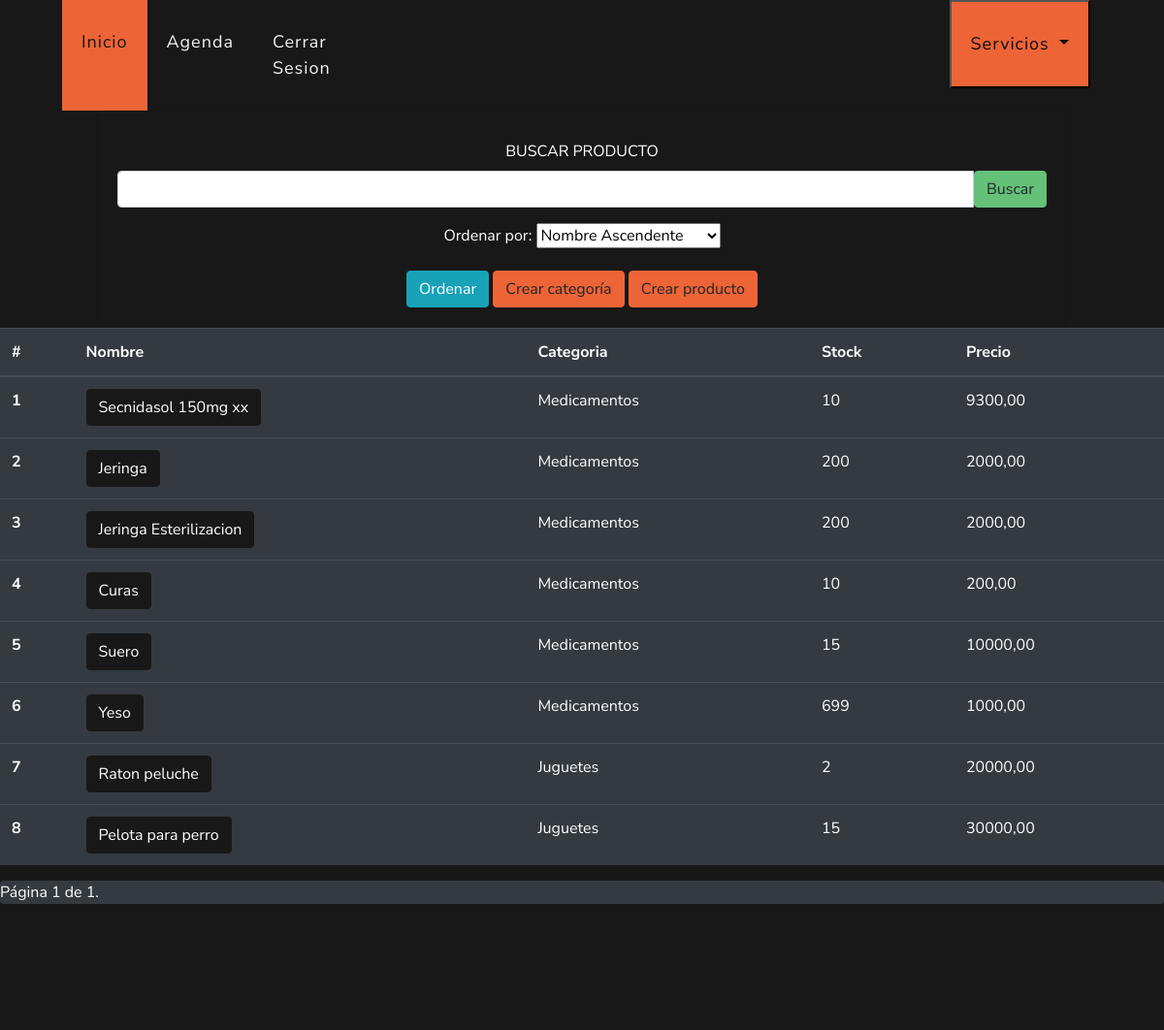
Before: /ver/productos (signed in) with the older database file.
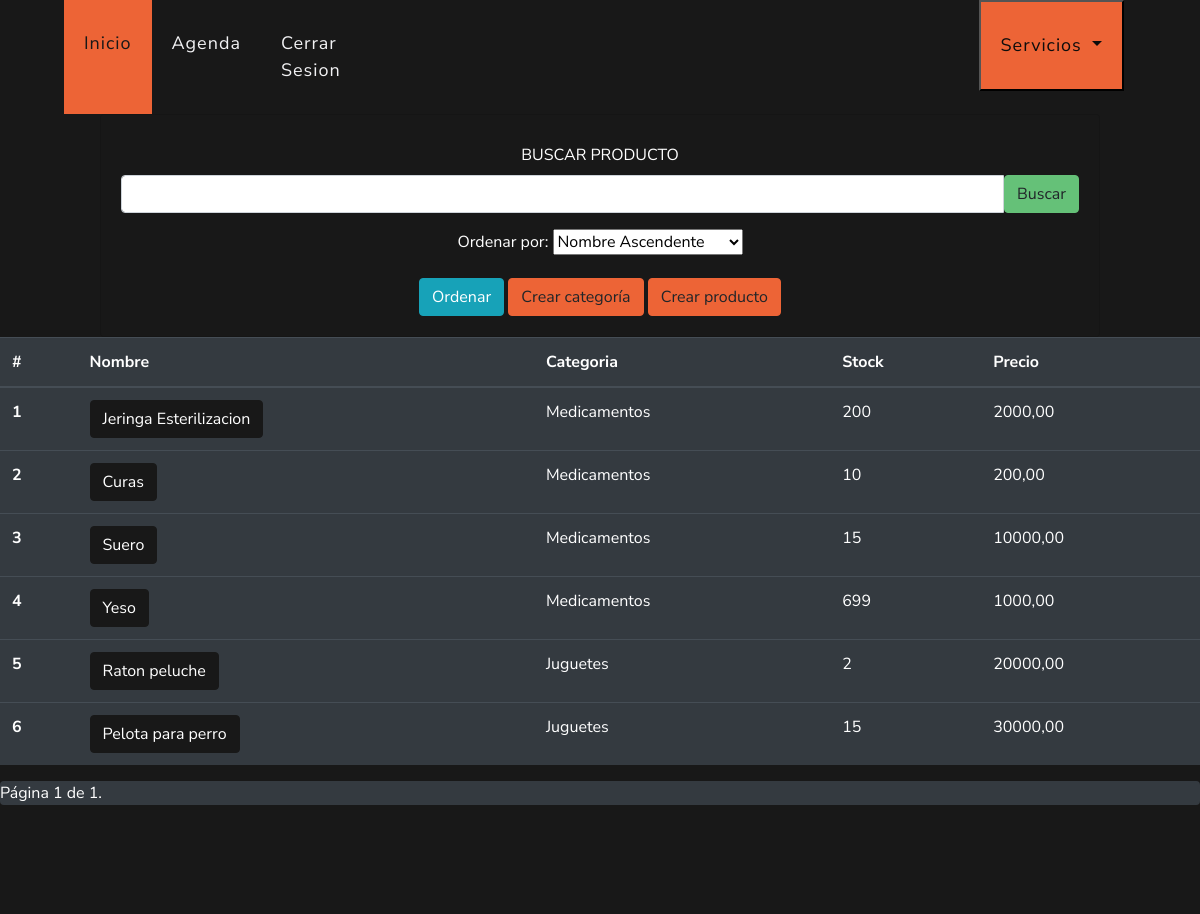
After: the same page with the newer database file.
### veterinary/models.py (models this page shows, shortened)
class Product(models.Model):
    name = models.CharField(max_length=150, verbose_name='Nombre', unique=True)
    cat = models.ForeignKey(Category, on_delete=models.CASCADE, verbose_name='Categoría')
    stock = models.IntegerField(default=0, verbose_name='Stock')
    pvp = models.DecimalField(default=0.00, max_digits=9, decimal_places=2, verbose_name='Precio de venta')
    class Meta:
        verbose_name = 'Producto'
        verbose_name_plural = 'Productos'
        ordering = ['id']

class Category(models.Model):
    name = models.CharField(max_length=150, verbose_name='Nombre', unique=True)
    desc = models.CharField(max_length=500, null=True, blank=True, verbose_name='Descripción')
    def __str__(self):
        return self.name
    class Meta:
        verbose_name = 'Categoria'
        verbose_name_plural = 'Categorias'
        ordering = ['id']

### veterinary/views.py (the view, shortened to what this page needs)
# urls.py: path("ver/productos", views.detailProduct, name="detailProduct"),
@login_required
def detailProduct(request):
    products = Product.objects.all()
    form1 = CategoryForm(request.POST or None)
    form2 = ProductForm(request.POST or None)
    order_form = OrderForm(request.GET or None)
    if order_form.is_valid():
        order_by = order_form.cleaned_data["order_by"]
        if order_by:
            products = products.order_by(order_by)
    products = products.filter(name__contains=request.POST.get("search", ""))
    paginator = Paginator(products, 8)
    page_number = request.GET.get("page")
    page_obj = paginator.get_page(page_number)
    context = {
        "form1": form1,
        "form2": form2,
        "order_form": order_form,
        "page_obj": page_obj,
    }
    return render(request, "veterinary/detailProduct.html", context)

### veterinary/forms.py
class CategoryForm(ModelForm):
    class Meta:
        model = Category
        fields = '__all__'
        widgets = {
            'name':TextInput(attrs={'class':'form-control'}),
            'desc':TextInput(attrs={'class':'form-control'})
        }
        labels = {
            'name': 'Nombre',
            'desc': 'Descripcion'
        }

class ProductForm(ModelForm):
    class Meta:
        model = Product
        fields = ['name', 'cat', 'stock', 'pvp']
        labels = {
            'name': 'Nombre',
            'cat': 'Categoría',
            'stock': 'Stock',
            'pvp': 'Precio de venta'
        }
        widgets = {
            'name': TextInput(attrs={'class': 'form-control'}),
            'cat': Select(attrs={'class': 'form-control'}),
            'stock': NumberInput(attrs={'class': 'form-control'}),
            'pvp': NumberInput(attrs={'class': 'form-control'}),
        }

### templates/veterinary/detailProduct.html (shortened to what this page needs)
{% extends 'layout/base.html' %}
{% block 'style' %}
{% load static %}
<link rel="stylesheet" href="{% static 'css/estilo.css' %}">
{% endblock %}
{% block 'header' %}
{% include 'layout/partials/headerbase.html' %}
{% endblock %}
{% block 'content' %}
  <div class="container-fluid" style="background-color: #181818; height: 100vh;">
    <div class="row">
      <div class="col-md-12" style="padding-right: 100px; padding-left: 100px; ">
        <div class="card bg-dark text-white">
          <div class="card-body text-center">
            <form action="" method="POST" style="margin-top:1vh ;">
              <label >BUSCAR PRODUCTO</label>
              <div class="input-group mb-3">
                <input type="text" class="form-control" name="search">
                <button type="submit" class="btn btn-secondary">Buscar</button>
              </div>
            </form>
            <form method="get" action="{% url 'detailProduct' %}" style="display: inline;">
              {{ order_form.as_p }}
              <button class="btn btn-info" type="submit">Ordenar</button>
            </form>
            <button type="button" class="btn btn-secondary" style="background-color: #ED6436; border: 1px solid #ED6436;" data-toggle="modal" data-target="#exampleModal">
              Crear categoría
            </button>
            <button type="button" class="btn btn-secondary" style="background-color: #ED6436; border: 1px solid #ED6436;" data-toggle="modal" data-target="#exampleModal2">
              Crear producto
            </button>
          </div>
      </div>
    </div>
    <div class="table-responsive" style="height: 70vh;">
      <table class="table table-dark">
          <thead>
              <tr>
                  <th scope="col">#</th>
                  <th scope="col">Nombre</th>
                  <th scope="col">Categoria</th>
                  <th scope="col">Stock</th>
                  <th scope="col">Precio</th>
              </tr>
          </thead>
          <tbody>
              {% for product in page_obj %}
                  <tr>
                      <th scope="row">{{ forloop.counter }}</th>
                      <td><a class="btn btn-dark" onclick="borrar({{product.id}})">{{ product.name }}</a></td>
                      <td>{{ product.cat }}</td>
                      <td>{{ product.stock }}</td>
                      <td>{{ product.pvp }}</td>
                  </tr>
              {% endfor %}
          </tbody>
      </table>
      <div class="pagination table-dark">
        <span class="step-links">
            <span class="current-page">
                Página {{ page_obj.number }} de {{ page_obj.paginator.num_pages }}.
            </span>
        </span>
      </div>
    </div>
  </div>
</div>
{% endblock %}

### templates/layout/base.html (shortened to what this page needs)
{% load static %}
<!DOCTYPE html>
<html lang="es">
<head>
    <link rel="stylesheet" href="{% static 'css/bootstrap.min.css' %}">
    {% block 'style' %}{% endblock  %}
    <link href="https://cdnjs.cloudflare.com/ajax/libs/font-awesome/5.10.0/css/all.min.css" rel="stylesheet">
    <link href="{% static 'lib/flaticon/font/flaticon.css' %}" rel="stylesheet">
    <link href="{% static 'lib/owlcarousel/assets/owl.carousel.min.css' %}"rel="stylesheet">
    <link href="{% static 'css/style.css' %}" rel="stylesheet">
</head>
<body>
<header>
    {% block 'header' %}{% endblock  %}
</header>
<main>
{% block 'content' %}{% endblock  %}
</main>
</body>
</html>

### templates/layout/partials/headerbase.html (shortened to what this page needs)
{% block 'style' %}
{% load static %}
<link rel="stylesheet" href="{% static 'css/navstyle.css' %}">
{% endblock  %}
<header>
      {% if request.user.is_authenticated %}
      <div class="container-fluid p-0" id="opciones">
        <nav class="navbar navbar-expand-lg bg-dark navbar-dark py-3 py-lg-0 px-lg-5">
            <div class="collapse navbar-collapse justify-content-between px-3" id="navbarCollapse">
                <div class="navbar-nav mr-auto py-0">
                  <a href="{% url 'index' %}" class="nav-item nav-link active">Inicio</a>
                  <a href="{% url 'home' %}"  class="nav-item nav-link" >Agenda</a>
                  <a href="{% url 'logout' %}" class="nav-item nav-link" >Cerrar Sesion</a>
                  <li class="nav-item dropdown">
                    <button class="nav-link dropdown-toggle" id="navbarDropdown" type="button" data-toggle="dropdown" aria-haspopup="true" aria-expanded="false" style="margin-left:47vw;background-color: #ED6436;color: #0c0c0c; margin-right:1vw  ">
                      Servicios
                    </button>
                  </li>
                </div>
            </div>
             </nav>
         </div>
      {% endif %}
  </header>

### templates/layout/partials/modalUtil.html (shortened to what this page needs)
{% load static %}

### static/css/estilo.css (style rules this page uses)
.btn-dark { padding: 0.9rem; }

Changed rows visible on the page:
removed Product: name "Secnidasol 150mg xx", cat "Medicamentos", stock "10", pvp "9300,00"
removed Product: name "Jeringa", cat "Medicamentos", stock "200", pvp "2000,00"
